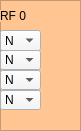
                 <widget class="QFrame" name="frame_2">
                  <property name="geometry">
                   <rect>
                    <x>750</x>
                    <y>150</y>
                    <width>81</width>
                    <height>131</height>
                   </rect>
                  </property>
                  <property name="styleSheet">
                   <string notr="true">background-color: rgb(255, 198, 148);</string>
                  </property>
                  <property name="frameShape">
                   <enum>QFrame::StyledPanel</enum>
                  </property>
                  <property name="frameShadow">
                   <enum>QFrame::Raised</enum>
                  </property>
                  <widget class="QComboBox" name="comboBox_rf0ant3">
                   <property name="geometry">
                    <rect>
                     <x>0</x>
                     <y>90</y>
                     <width>41</width>
                     <height>20</height>
                    </rect>
                   </property>
                   <property name="sizePolicy">
                    <sizepolicy hsizetype="Expanding" vsizetype="Fixed">
                     <horstretch>0</horstretch>
                     <verstretch>0</verstretch>
                    </sizepolicy>
                   </property>
                   <property name="styleSheet">
                    <string notr="true">background-color: rgb(245, 245, 245);</string>
                   </property>
                   <item>
                    <property name="text">
                     <string>N</string>
                    </property>
                   </item>
                   <item>
                    <property name="text">
                     <string>3</string>
                    </property>
                   </item>
                   <item>
                    <property name="text">
                     <string>6</string>
                    </property>
                   </item>
                   <item>
                    <property name="text">
                     <string>7</string>
                    </property>
                   </item>
                   <item>
                    <property name="text">
                     <string>9</string>
                    </property>
                   </item>
                  </widget>
                  <widget class="QComboBox" name="comboBox_rf0ant1">
                   <property name="geometry">
                    <rect>
                     <x>0</x>
                     <y>50</y>
                     <width>41</width>
                     <height>20</height>
                    </rect>
                   </property>
                   <property name="sizePolicy">
                    <sizepolicy hsizetype="Expanding" vsizetype="Fixed">
                     <horstretch>0</horstretch>
                     <verstretch>0</verstretch>
                    </sizepolicy>
                   </property>
                   <property name="styleSheet">
                    <string notr="true">background-color: rgb(245, 245, 245);</string>
                   </property>
                   <item>
                    <property name="text">
                     <string>N</string>
                    </property>
                   </item>
                   <item>
                    <property name="text">
                     <string>1</string>
                    </property>
                   </item>
                   <item>
                    <property name="text">
                     <string>2</string>
                    </property>
                   </item>
                   <item>
                    <property name="text">
                     <string>5</string>
                    </property>
                   </item>
                   <item>
                    <property name="text">
                     <string>9</string>
                    </property>
                   </item>
                  </widget>
                  <widget class="QComboBox" name="comboBox_rf0ant0">
                   <property name="geometry">
                    <rect>
                     <x>0</x>
                     <y>30</y>
                     <width>41</width>
                     <height>21</height>
                    </rect>
                   </property>
                   <property name="sizePolicy">
                    <sizepolicy hsizetype="Expanding" vsizetype="Fixed">
                     <horstretch>0</horstretch>
                     <verstretch>0</verstretch>
                    </sizepolicy>
                   </property>
                   <property name="styleSheet">
                    <string notr="true">background-color: rgb(245, 245, 245);</string>
                   </property>
                   <item>
                    <property name="text">
                     <string>N</string>
                    </property>
                   </item>
                   <item>
                    <property name="text">
                     <string>0</string>
                    </property>
                   </item>
                   <item>
                    <property name="text">
                     <string>4</string>
                    </property>
                   </item>
                   <item>
                    <property name="text">
                     <string>8</string>
                    </property>
                   </item>
                  </widget>
                  <widget class="QComboBox" name="comboBox_rf0ant2">
                   <property name="geometry">
                    <rect>
                     <x>0</x>
                     <y>70</y>
                     <width>41</width>
                     <height>20</height>
                    </rect>
                   </property>
                   <property name="sizePolicy">
                    <sizepolicy hsizetype="Expanding" vsizetype="Fixed">
                     <horstretch>0</horstretch>
                     <verstretch>0</verstretch>
                    </sizepolicy>
                   </property>
                   <property name="styleSheet">
                    <string notr="true">background-color: rgb(245, 245, 245);</string>
                   </property>
                   <item>
                    <property name="text">
                     <string>N</string>
                    </property>
                   </item>
                   <item>
                    <property name="text">
                     <string>2</string>
                    </property>
                   </item>
                   <item>
                    <property name="text">
                     <string>4</string>
                    </property>
                   </item>
                   <item>
                    <property name="text">
                     <string>6</string>
                    </property>
                   </item>
                   <item>
                    <property name="text">
                     <string>8</string>
                    </property>
                   </item>
                  </widget>
                  <widget class="QLabel" name="label_2">
                   <property name="geometry">
                    <rect>
                     <x>0</x>
                     <y>10</y>
                     <width>54</width>
                     <height>12</height>
                    </rect>
                   </property>
                   <property name="text">
                    <string>RF 0</string>
                   </property>
                  </widget>
                 </widget>
